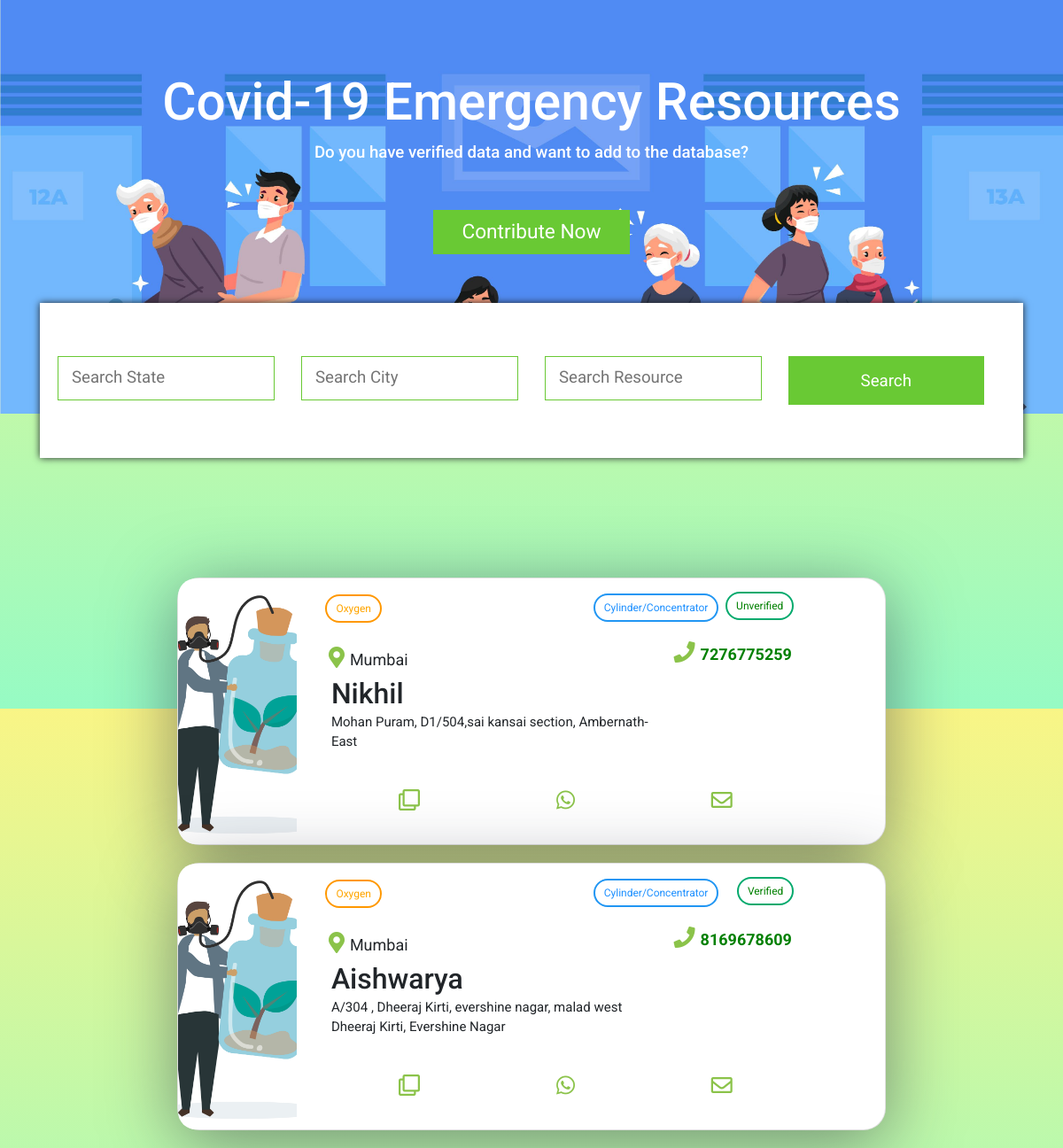
The app's page /leads/oxygenleads with its own data.
### srotApp/models.py (models this page shows, shortened)
class Oxygen(models.Model):
    volunteer_verify = models.CharField(max_length=100, default="Unverified")
    oxygen_lead_name = models.CharField(max_length=100)
    oxygen_lead_email = models.CharField(max_length=100)
    oxygen_lead_contact = models.CharField(max_length=100)
    oxygen_lead_city = models.CharField(max_length=100)
    oxygen_lead_address = models.CharField(max_length=500)
    oxygen_lead_verify = models.CharField(max_length=100)
    oxygen_lead_details = models.CharField(max_length=500)

### srotApp/views.py (the view)
# urls.py: path('leads/oxygenleads',views.oxygenleads,name="oxygenleads"),
def oxygenleads(request):
    all_oxy = Oxygen.objects.all()
    context = {'oxys':all_oxy}
    return render(request,'leads/oxygenleads.html', context)

### templates/leads/oxygenleads.html (shortened to what this page needs)
{% extends 'leads/filter.html' %}
{% block body %}
    <div>
        {% for oxy in oxys %}
        <div class="card">
            <div class="card-text">
                <div class="portada" style="background-image: url('/media/images/leads/oxygen.jpg');">
                </div>
                <div class="title-total">
                    <br>
                    <div class="service-type"><button class="btn warning">Oxygen</button></div>
                    <div class="service"><button class="btn info">Cylinder/Concentrator</button>
                    </div>
                    <div class="verified"><button class="btn success">{{ oxy.oxygen_lead_verify }}</button></div>
                    <div class="contact"><button><i class="fas fa-phone"></i></button>{{ oxy.oxygen_lead_contact }}
                    </div>
                    <div class="location"><button><i
                                class="fas fa-map-marker-alt"></i></button>{{ oxy.oxygen_lead_city }}</div>
                    <h2>{{ oxy.oxygen_lead_name }}</h2>
                    <div class="desc">{{ oxy.oxygen_lead_address }}</div>
                    <div class="actions">
                        <button><i class="far fa-clone"></i></button>
                        <button><i class="fab fa-whatsapp"></i></button>
                        <button><i class="far fa-envelope"></i></button>
                    </div>
                </div>
            </div>
        </div>
        {% endfor %}
    </div>
{% endblock body %}

### media/css/cards.css (style rules this page uses)
body { font-family: Roboto, sans-serif; margin: 0; height: 100vh; display: grid; align-items: center; justify-items: center; background-image: linear-gradient(to top, #96fbc4 0%, #f9f586 100%); }
.card { background: #fff; border-radius: 4px; box-shadow: 0px 14px 80px rgba(34, 35, 58, 0.5); max-width: 800px; display: flex; flex-direction: row; border-radius: 25px; position: relative; margin-top: 10px !important; margin-bottom: 20px !important; }
.card h2 { margin-top: -30px; padding: 0 1rem; }
.card .contact { padding: 1rem; text-align: right; color: green; font-weight: bold; font-size: 18px; margin-top: -20px; margin-right: 9px; }
.card .location { padding: 2rem; text-align: left; font-size: 18px; margin-top: -80px; margin-left: -25px; }
.card .service { padding: inherit; text-align: right; font-weight: bold; font-size: 18px; margin-top: -87px; margin-right: 100px; }
.card .service-type { padding: inherit; text-align: left; font-weight: bold; font-size: 18px; margin-top: -80px; margin-right: 20px; margin-left: -13px; margin-bottom: -5px; }
.card .verified { padding: inherit; text-align: right; font-weight: bold; font-size: 18px; margin-top: -95px; }
.card .desc { padding: 0.5rem 1rem; font-size: 15px; margin-right: 161px; margin-top: -15px; margin-bottom: 20px; }
.card .actions { display: grid; grid-template-columns: repeat(3, 1fr); align-items: center; padding: 0.5rem 1rem; }
.card-text { display: grid; grid-template-columns: 0.7fr 2fr !important; }
.title-total { padding: 2.5em 1.5em 1.5em 1.5em; font-size: 15px; }
.portada { width: 100%; height: 100%; border-top-left-radius: 20px; border-bottom-left-radius: 20px; background-position: bottom center; background-size: cover; }
button { border: none; background: none; font-size: 24px; color: #8bc34a; cursor: pointer; transition: 0.5s; }
.btn { border: 2px solid black; background-color: white; color: black; padding: 5px 10px; font-size: 12px; cursor: pointer; border-radius:25px; }
.success { border-color: #04AA6D; color: green; }
.info { border-color: #2196F3; color: dodgerblue; margin-top: -10px; margin-right: -15px; }
.warning { border-color: #ff9800; color: orange; }
.desc { min-width: 400px; }

### records on screen
Oxygen: oxygen_lead_verify "Unverified", oxygen_lead_contact "7276775259", oxygen_lead_city "Mumbai", oxygen_lead_name "Nikhil", oxygen_lead_address "Mohan Puram, D1/504,sai kansai section, Ambernath-East"
Oxygen: oxygen_lead_verify "Verified", oxygen_lead_contact "8169678609", oxygen_lead_city "Mumbai", oxygen_lead_name "Aishwarya", oxygen_lead_address "A/304 , Dheeraj Kirti, evershine nagar, malad west Dheeraj Kirti, Evershine Nagar"
